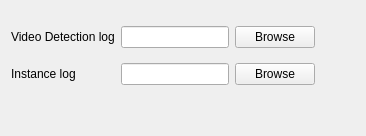
       <widget class="QWidget" name="directoryTab">
        <attribute name="title">
         <string>Directory</string>
        </attribute>
        <layout class="QVBoxLayout" name="verticalLayout_13">
         <item>
          <layout class="QHBoxLayout" name="horizontalLayout_20">
           <property name="topMargin">
            <number>15</number>
           </property>
           <item>
            <layout class="QVBoxLayout" name="verticalLayout_14">
             <property name="spacing">
              <number>15</number>
             </property>
             <item>
              <widget class="QLabel" name="label_11">
               <property name="text">
                <string>Video Detection log</string>
               </property>
              </widget>
             </item>
             <item>
              <widget class="QLabel" name="label_7">
               <property name="text">
                <string>Instance log</string>
               </property>
              </widget>
             </item>
            </layout>
           </item>
           <item>
            <layout class="QVBoxLayout" name="verticalLayout_15">
             <property name="spacing">
              <number>15</number>
             </property>
             <item>
              <widget class="QLineEdit" name="lineEdit"/>
             </item>
             <item>
              <widget class="QLineEdit" name="lineEdit_2"/>
             </item>
            </layout>
           </item>
           <item>
            <layout class="QVBoxLayout" name="verticalLayout_16">
             <property name="spacing">
              <number>15</number>
             </property>
             <item>
              <widget class="QPushButton" name="pushButton_2">
               <property name="text">
                <string>Browse</string>
               </property>
              </widget>
             </item>
             <item>
              <widget class="QPushButton" name="pushButton">
               <property name="text">
                <string>Browse</string>
               </property>
              </widget>
             </item>
            </layout>
           </item>
           <item>
            <spacer name="horizontalSpacer_15">
             <property name="orientation">
              <enum>Qt::Horizontal</enum>
             </property>
             <property name="sizeHint" stdset="0">
              <size>
               <width>40</width>
               <height>20</height>
              </size>
             </property>
            </spacer>
           </item>
          </layout>
         </item>
         <item>
          <spacer name="verticalSpacer_5">
           <property name="orientation">
            <enum>Qt::Vertical</enum>
           </property>
           <property name="sizeHint" stdset="0">
            <size>
             <width>20</width>
             <height>40</height>
            </size>
           </property>
          </spacer>
         </item>
        </layout>
       </widget>
